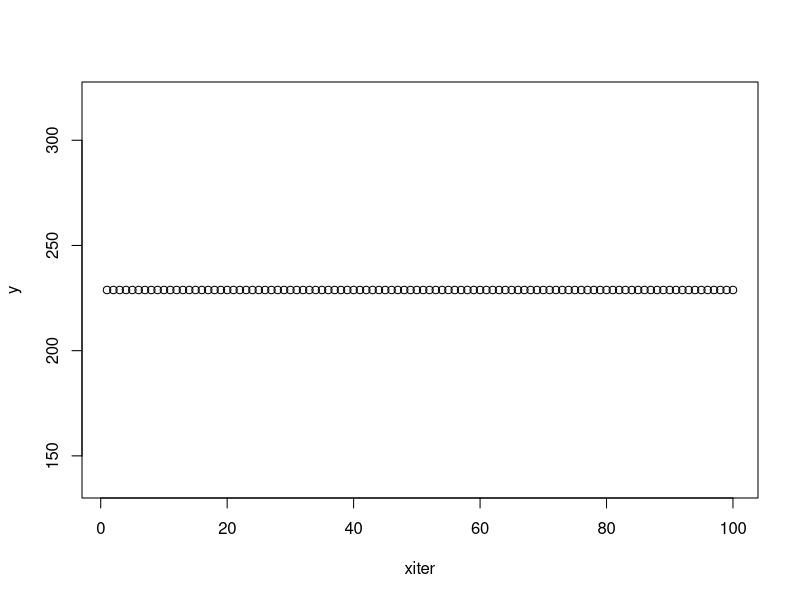

This chart was generated by the following R code:
n = 5
GA<-expand.grid(replicate(n, 0:1, simplify = FALSE))
select=8
selected_chromo<-GA[1:select+1,]
xl<-0
xu<-28
pc<-0.95
pm=0.05
xiter<-c()
y<-c()
rand_num<-runif(select)
co_rand_num<-runif(select/2)
mut_rand_num<-runif(select)
fitness_function<- function(n,s) 
{
  if(s=='MAX'){
    return(n^2)
  }
  else if(s=='MIN'){
    if(n^2==0){
      return(1/(1+n^2))
      
    }
    else{
      return(1/n^2)
    }
  }
  
}  

compare_chromo<- function(r,cp,cn){
  for(i in c(1:select)){
    
    if(r<=cp[i]){
      return(cn[i])
    }
    
  }
  
  
}

for(k in c(1:100)){
  decimal<-c()
  scaled_x_value<-c()
  F_x<-c()
  P_x<-c()
  for( i in c(1:select)){
    sum<-0
    
    val=selected_chromo[i,]
    
    for(j in c(1:n)){
      sum<-sum+selected_chromo[i,j]*(2^(n-j))
      
    }
    
    decimal<-c(decimal,sum)
    x<-xl+((xu-xl)*sum)/((2^n)-1)
    scaled_x_value<-c(scaled_x_value,x)
    F_x<-c(F_x,fitness_function(x,'MAX'))
    
    
  }
  
  
  cum_P_x<-c()
  sum<-0
 
  chromo_num<-c()
  selection<-c()
  for(i in c(1:select)){
    P_x<-c(P_x,F_x[i]/sum(F_x))
    sum<-sum+P_x[i]
    cum_P_x<-c(cum_P_x,sum)
    chromo_num<-c(chromo_num,i)
    
    
    
  }
  
  
  for(i in c(1:select)){
    
    selection<-c(selection,compare_chromo(rand_num[i],cum_P_x,chromo_num))
    
  }
  
  
  
  
  co_site<-c(4,2,1,3)
  mut_site<-c(2,1,4,5,3,2,3,2)
  counter<-1
  CO_chromo<-c()
  CO_chromo<-selected_chromo
  
  for(i in seq(1,select,2)){
    if(co_rand_num[counter]<=pc){
      cos<-co_site[counter]+1
      
      temp<-CO_chromo[selection[i],]
      
      
      for(j in c(cos:n)){
        CO_chromo[selection[i],j]<-CO_chromo[selection[i+1],j]
        CO_chromo[selection[i+1],j]<-temp[j]
      }
      
    }
    counter<-counter+1
  }
 
  mut_chromo<-CO_chromo
 
  for(i in c(1:select)){
    if(mut_rand_num[i]<=pm){
      mut_chromo[i,mut_site[i]]<-as.integer(!mut_chromo[i,mut_site[i]])
    }
    
  }
  print(k)
  print('Iteration')
  print(selected_chromo)
  print(CO_chromo)
  print(mut_chromo)
  
  print(sum(F_x)/select)
  selected_chromo<-mut_chromo
  xiter<-c(xiter,k)
  y<-c(y,sum(F_x)/select)
}
plot(xiter,y)